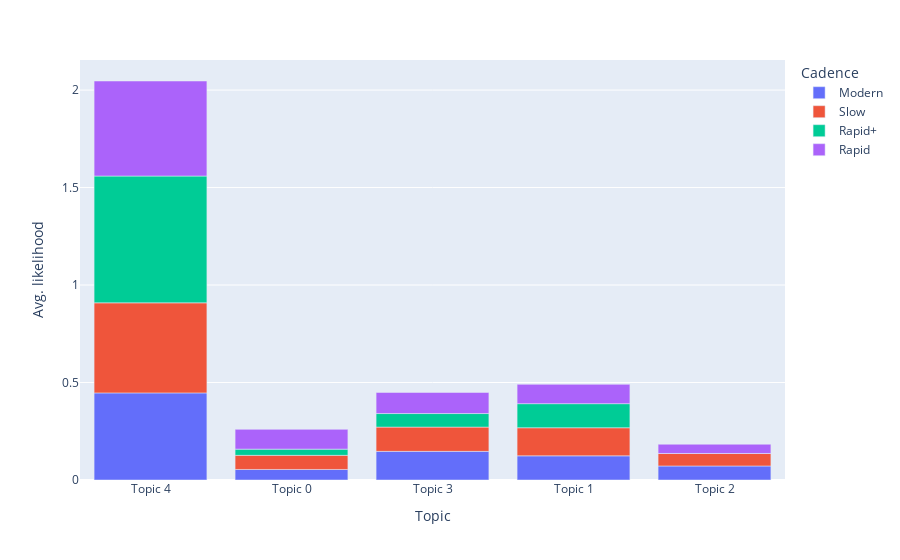

Write notebook code for a chart like this one.
### Markdown cell above
### Topic-cadence visualization

### Code cell
topic_cadence = {f"Topic {topic_id}": {} for topic_id in top_topics}
# topic_cadence = {f"Topic {topic_id}": {} for topic_id in range(model.topics_num_)}

for topic_id in top_topics: # top topics
# for topic_id in range(model.topics_num_): # all topics
    repos_topic_likelihood = repos_topics_classes.copy()
    likelihoods = model.transform(btm.get_vectorized_docs(repos_topic_likelihood["TEXT_PROCESSED"], vocabulary))
    repos_topic_likelihood["TOPIC_LIKELIHOOD"] = likelihoods.T[topic_id]
    
    for cadence in repos_topic_likelihood.CADENCE.unique().tolist():
        cadence_repos = repos_topic_likelihood[repos_topic_likelihood.CADENCE == cadence]
        cadence_likelihood = cadence_repos["TOPIC_LIKELIHOOD"].mean()
        topic_cadence[f"Topic {topic_id}"][cadence.title()] = cadence_likelihood
    
topic_cadence_df = pd.DataFrame([{"Topic": topic_id, "Cadence": k, "Avg. likelihood": v} for topic_id, cadences in topic_cadence.items() for k, v in cadences.items()])
# display(topic_cadence_df)

px.bar(topic_cadence_df, x="Topic", y="Avg. likelihood", color="Cadence").show()

# px.bar(topic_cadence_df, x="Cadence", y="Avg. likelihood", color="Topic").show()
# px.bar(topic_cadence).update_layout(xaxis_title="Cadence", yaxis_title="Topic likelihood").show()

### Figure 1 — Plotly figure (JSON) as saved in the notebook; plotly's stock layout.template omitted (floating-point values rounded to 4 significant figures)
{"data": [{"alignmentgroup": "True", "hovertemplate": "Cadence=Modern<br>Topic=%{x}<br>Avg. likelihood=%{y}<extra></extra>", "legendgroup": "Modern", "marker": {"color": "#636efa", "pattern": {"shape": ""}}, "name": "Modern", "offsetgroup": "Modern", "orientation": "v", "showlegend": true, "textposition": "auto", "type": "bar", "x": ["Topic 4", "Topic 0", "Topic 3", "Topic 1", "Topic 2"], "xaxis": "x", "y": [0.4468, 0.05406, 0.1469, 0.124, 0.07197], "yaxis": "y"}, {"alignmentgroup": "True", "hovertemplate": "Cadence=Slow<br>Topic=%{x}<br>Avg. likelihood=%{y}<extra></extra>", "legendgroup": "Slow", "marker": {"color": "#EF553B", "pattern": {"shape": ""}}, "name": "Slow", "offsetgroup": "Slow", "orientation": "v", "showlegend": true, "textposition": "auto", "type": "bar", "x": ["Topic 4", "Topic 0", "Topic 3", "Topic 1", "Topic 2"], "xaxis": "x", "y": [0.462, 0.07244, 0.1244, 0.144, 0.06401], "yaxis": "y"}, {"alignmentgroup": "True", "hovertemplate": "Cadence=Rapid+<br>Topic=%{x}<br>Avg. likelihood=%{y}<extra></extra>", "legendgroup": "Rapid+", "marker": {"color": "#00cc96", "pattern": {"shape": ""}}, "name": "Rapid+", "offsetgroup": "Rapid+", "orientation": "v", "showlegend": true, "textposition": "auto", "type": "bar", "x": ["Topic 4", "Topic 0", "Topic 3", "Topic 1", "Topic 2"], "xaxis": "x", "y": [0.6502, 0.03178, 0.0695, 0.1234, 6.868e-05], "yaxis": "y"}, {"alignmentgroup": "True", "hovertemplate": "Cadence=Rapid<br>Topic=%{x}<br>Avg. likelihood=%{y}<extra></extra>", "legendgroup": "Rapid", "marker": {"color": "#ab63fa", "pattern": {"shape": ""}}, "name": "Rapid", "offsetgroup": "Rapid", "orientation": "v", "showlegend": true, "textposition": "auto", "type": "bar", "x": ["Topic 4", "Topic 0", "Topic 3", "Topic 1", "Topic 2"], "xaxis": "x", "y": [0.4875, 0.1015, 0.1082, 0.09906, 0.04744], "yaxis": "y"}], "layout": {"autosize": true, "barmode": "relative", "legend": {"title": {"text": "Cadence"}, "tracegroupgap": 0}, "margin": {"t": 60}, "xaxis": {"anchor": "y", "autorange": true, "domain": [0, 1], "range": [-0.5, 4.5], "title": {"text": "Topic"}, "type": "category"}, "yaxis": {"anchor": "x", "autorange": true, "domain": [0, 1], "range": [0, 2.154], "title": {"text": "Avg. likelihood"}, "type": "linear"}}}
